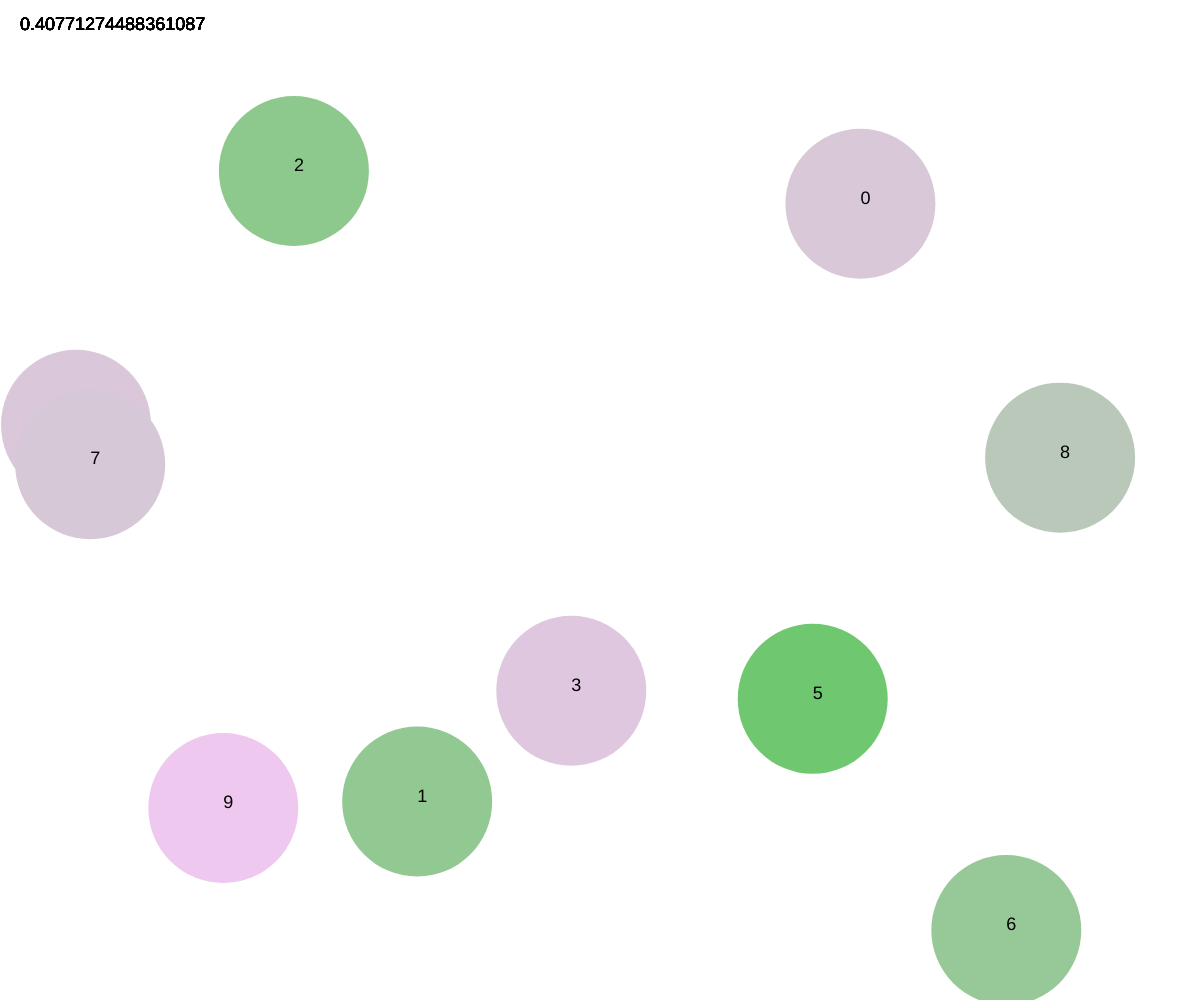
Frame 1 (no input)
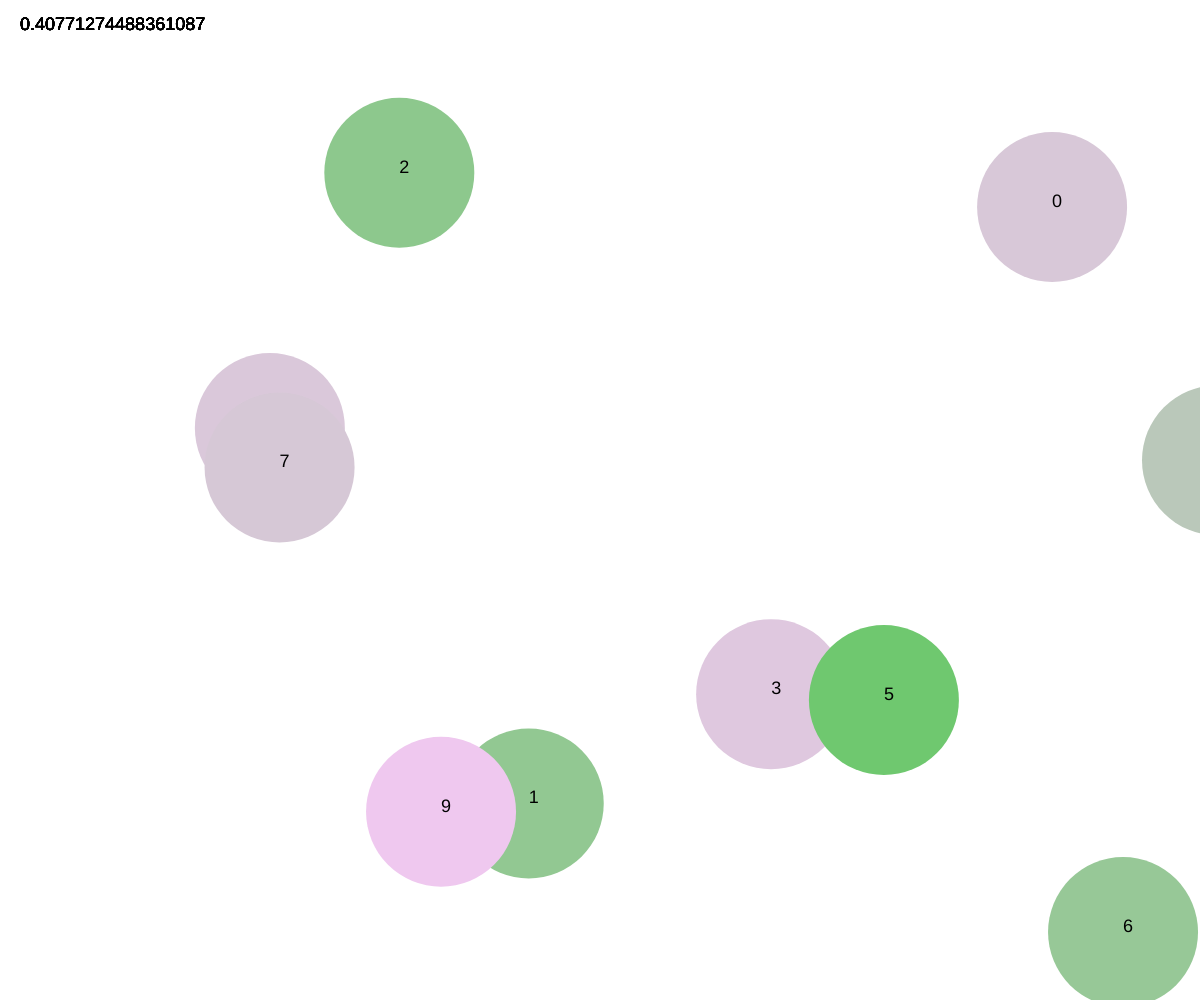
Frame 60 (no input)
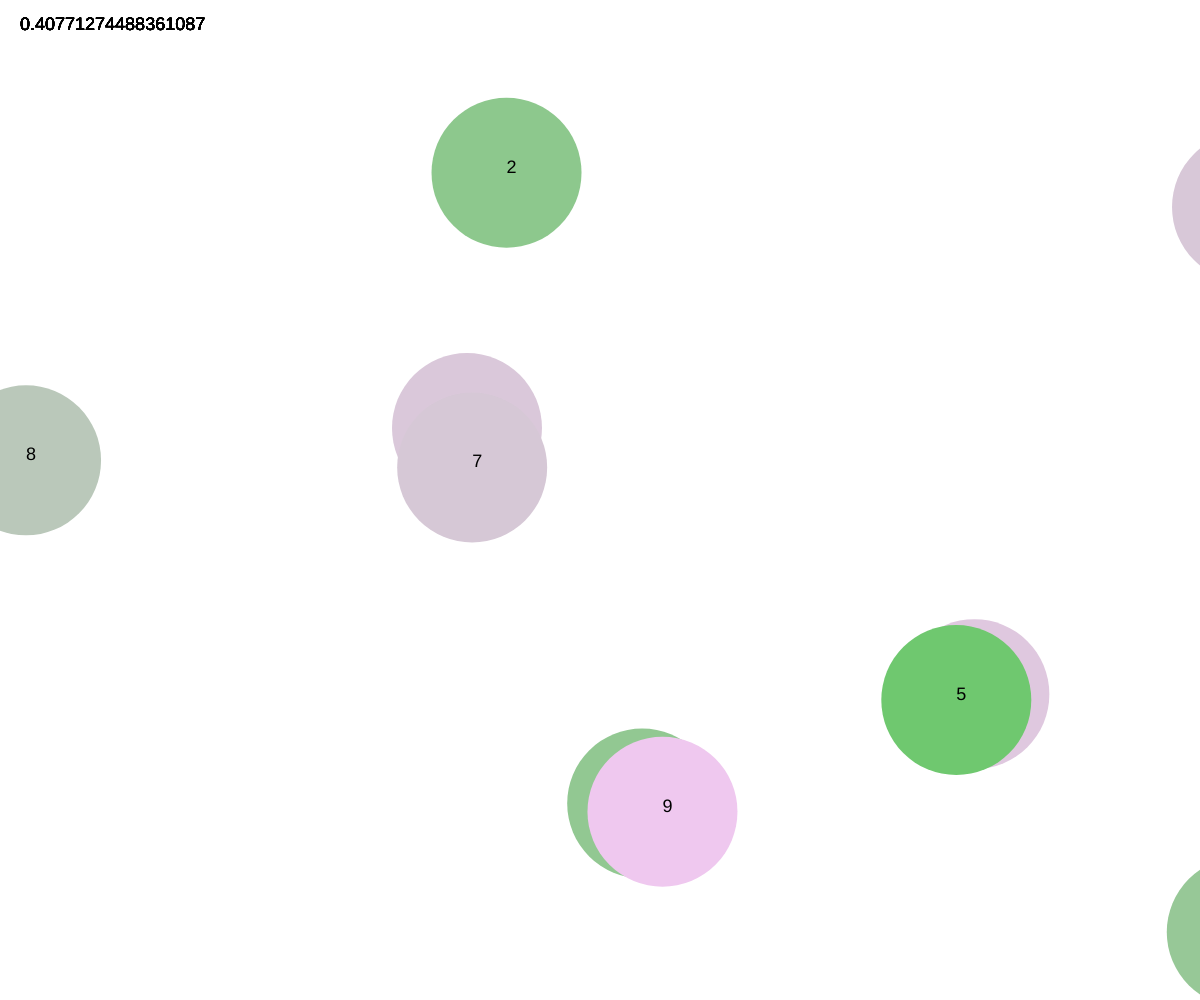
Frame 120 (the mouse pressed at the canvas centre since frame 60)

The p5.js sketch that drew these frames (run headless with seeded random() and noise() and a simulated clock; from frame 60 on, the mouse is pressed at the canvas centre):

// p5.js sketch
// ── sketch.js
var w, h;
var d = 300;
var quanti = 10;
var c = [];
var speedMax = 4;

function setup() {
  createCanvas(w=windowWidth, h=windowHeight);
  textSize(18);
  
  // crea n oggetti di classe Camminatore
  for (var i=0; i<quanti; i++){
  	c.push(new Camminatore(i)); 
  }

}


function draw() {
 background(255);
 
 // per tutti i camminatori chiama i diversi metodi utili 
 for (var i=0; i<quanti; i++){
	c[i].move();
	c[i].display();
 }
}


// classe
function Camminatore(_id) {

  // costruttore
  this.id = _id;
  this.x = random(w);
  this.y = random(h);
  this.dirX = 1;
  this.dirY = 1;
  this.speed = random(1, speedMax);

  // metodo move
  this.move = function() {
    var t = noise(1);
    text(t,20,30)
    if (noise(1) >= .5) this.dirX *= -1;
	if (noise(1) <= .5) this.dirY *= -1;
	this.x += this.speed * this.dirX;
	this.y += this.speed * this.dirY;
    if(this.x>=width+75){
      this.x = -75;
    }
    if(this.y>=height+75){
      this.y = -75;
    }
  }
  
  // metodo display
  this.display = function() {
    noStroke();
    var r = map(this.speed,1,speedMax,100,255);
    var g = 200;
    var b = map(this.speed,1,speedMax,100,255);
	fill(r,g,b);
	ellipse(this.x, this.y, d/2);
	fill(0);
	text(this.id, this.x, this.y);
  }

}
